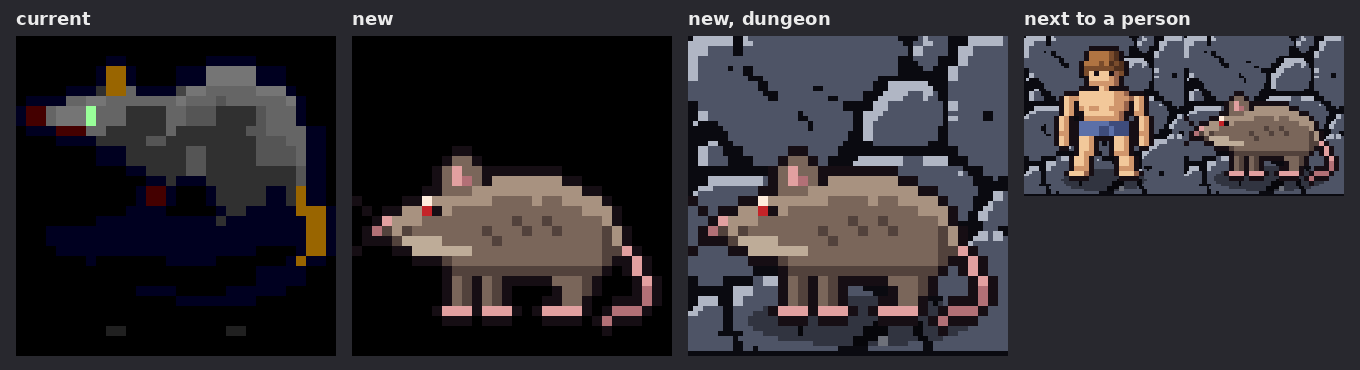
#> input picture resources/tilesets/monsters/_rat_check.png, 1360 x 370 px, found by its file name; its folder holds only this picture in this run
$ python process_sprites.py tilesets/monsters/_rat_check.png
#> lines starting #> are read from the running program, lines starting #| are printed output that depends on the picture
#!/usr/bin/env python3
"""Process raw monster sprites for the game.

Pipeline per sprite:
  1. Make the magenta key (255,0,255) transparent.
  2. Crop to the content bounding box (trim dead border).
  3. Scale content to FILL a 32x32 frame (preserve aspect, nearest-neighbor).
  4. Center on a 32x32 transparent RGBA canvas.

Output filenames are snake_case (AngelBlue.PNG -> angel_blue.png), matching
the game's sprite-library convention. Trailing/internal digits stay attached
(Dragon3Headed -> dragon3headed) to match existing names like daemon1.

Usage:
  python3 process_sprites.py FILE.PNG [FILE2.PNG ...]   # named files
  python3 process_sprites.py --all                       # whole folder
"""
import re, sys, os, glob
from PIL import Image

TARGET = 32
SRCDIR = "resources/free_to_use_sprites_org/Monsters"
OUTDIR = "resources/processed_sprites"


def snake(name: str) -> str:
    stem = re.sub(r"\.[Pp][Nn][Gg]$", "", name)
    s = re.sub(r"(?<=[a-z0-9])(?=[A-Z])", "_", stem)
    s = re.sub(r"(?<=[A-Z])(?=[A-Z][a-z])", "_", s)  # ABCWord -> ABC_Word
    return s.lower() + ".png"


def is_key(r, g, b):
    # robust magenta detector (won't catch pure blue/purple sprite pixels)
    return r >= 200 and g <= 60 and b >= 200


def process(src, out):
    """Returns a dict of stats, or None when the sprite is empty."""
    im = Image.open(src).convert("RGBA")
    px = im.load()
    w, h = im.size
#> w = 1360; h = 370
    total = w * h
#> total = 503200
    keyed = 0
    for y in range(h):
        for x in range(w):
            r, g, b, a = px[x, y]
            if is_key(r, g, b):
                px[x, y] = (0, 0, 0, 0)
                keyed += 1
#> after the loop, keyed = 0
    bbox = im.getbbox()
#> bbox = (0, 0, 1360, 370)
    if bbox is None:
        return None
    content = im.crop(bbox)
    cw, ch = content.size
#> cw = 1360; ch = 370
    scale = min(TARGET / cw, TARGET / ch)
#> scale = 0.0235
    nw, nh = max(1, round(cw * scale)), max(1, round(ch * scale))
#> nw = 32; nh = 9
    content = content.resize((nw, nh), Image.NEAREST)
    canvas = Image.new("RGBA", (TARGET, TARGET), (0, 0, 0, 0))
#> canvas: PIL image 32x32 RGBA; every value is 0
    canvas.paste(content, ((TARGET - nw) // 2, (TARGET - nh) // 2), content)
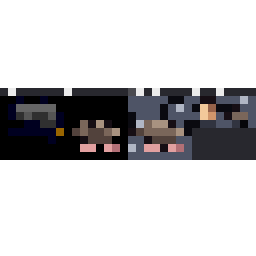
#> canvas: PIL image 32x32 RGBA (shown 8 times larger); mean R, G, B, A 14.7, 13.7, 15.1, 71.7; transparent parts drawn white
    canvas.save(out)
    return {
        "size": (w, h),
        "keyed_frac": keyed / total,
        "content": (cw, ch),
        "aspect": cw / ch if ch else 0,
    }


def main():
    os.makedirs(OUTDIR, exist_ok=True)
    args = sys.argv[1:]
    if args == ["--all"]:
        files = sorted(
            os.path.basename(p)
            for p in glob.glob(os.path.join(SRCDIR, "*"))
            if p.lower().endswith(".png")
        )
    else:
        files = args

    ok = 0
    empty = []          # fully transparent / nothing to crop
    no_key = []         # almost nothing keyed -> background probably not magenta
    tiny = []           # content < 10px in a dimension (will upscale a lot)
    wide = []           # aspect far from square (possible multi-frame)
    name_clash = {}     # snake name -> [sources]

    for f in files:
        out_name = snake(f)
        name_clash.setdefault(out_name, []).append(f)
        out = os.path.join(OUTDIR, out_name)
        stats = process(os.path.join(SRCDIR, f), out)
        if stats is None:
            empty.append(f)
            continue
        ok += 1
        if stats["keyed_frac"] < 0.02:
            no_key.append((f, round(stats["keyed_frac"], 3)))
        cw, ch = stats["content"]
#> cw = 1360; ch = 370
        if min(cw, ch) < 10:
            tiny.append((f, stats["content"]))
        if stats["aspect"] > 2.2 or stats["aspect"] < 0.45:
            wide.append((f, stats["content"]))

    clashes = {k: v for k, v in name_clash.items() if len(v) > 1}

    print(f"processed OK : {ok}")
    print(f"empty/skipped: {len(empty)}  {empty[:10]}")
    print(f"bg-not-keyed : {len(no_key)}  {no_key[:12]}")
#| bg-not-keyed : 1  [('tilesets/monsters/_rat_check.png', 0.0)]
    print(f"tiny content : {len(tiny)}  {tiny[:12]}")
    print(f"odd aspect   : {len(wide)}  {wide[:12]}")
#| odd aspect   : 1  [('tilesets/monsters/_rat_check.png', (1360, 370))]
    print(f"name clashes : {len(clashes)}  "
          f"{dict(list(clashes.items())[:8])}")
    print(f"output files : {len(glob.glob(os.path.join(OUTDIR, '*.png')))}")


if __name__ == "__main__":
    main()

$ run again, on resources/tilesets/monsters/_skeleton_check.png
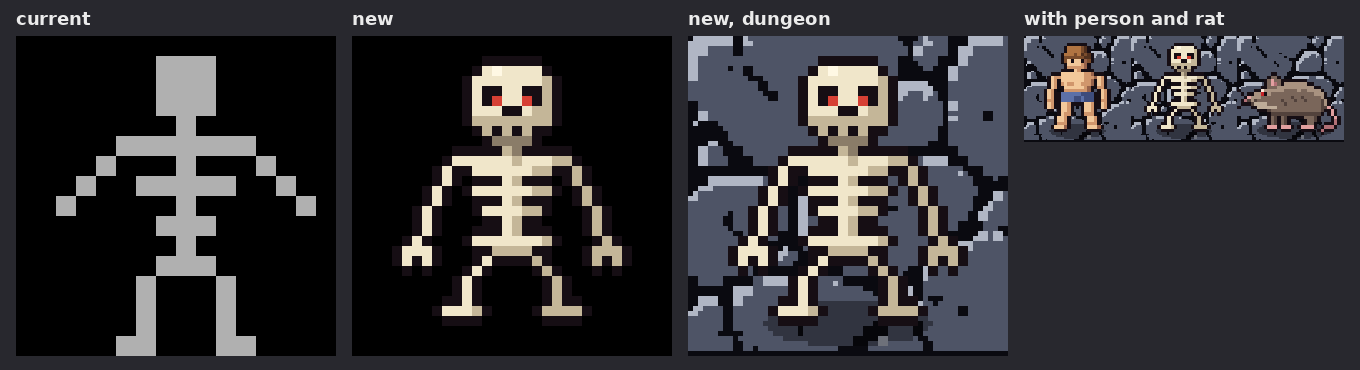
#> input picture resources/tilesets/monsters/_skeleton_check.png, 1360 x 370 px, found by its file name
#> after the loop in process, `for y in range(h):`: keyed = 0
#> bbox = (0, 0, 1360, 370)
#> in process, `canvas.paste(content, ((TARGET - nw) // 2, (TARGET - nh) // 2), content)`:
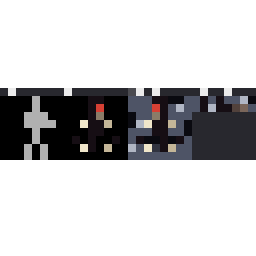
#> canvas: PIL image 32x32 RGBA (shown 8 times larger); mean R, G, B, A 14.1, 13.7, 14.8, 71.7; transparent parts drawn white
#> in main, `cw, ch = stats["content"]`: cw = 1360; ch = 370
#| bg-not-keyed : 1  [('tilesets/monsters/_skeleton_check.png', 0.0)]
#| odd aspect   : 1  [('tilesets/monsters/_skeleton_check.png', (1360, 370))]
